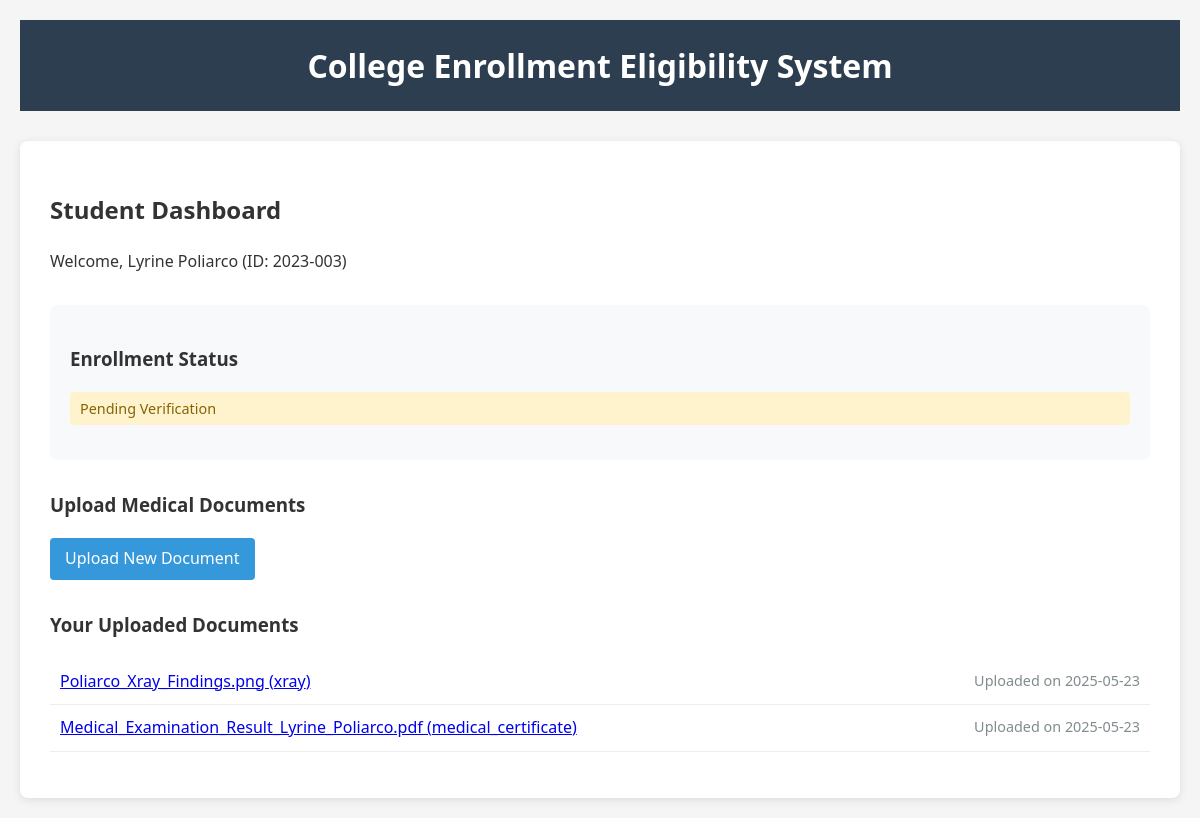
Screenshot of /student/dashboard/2023-003 with the database file from the repository.
### models.py (models this page shows, shortened)
class Student(db.Model):
    id = db.Column(db.Integer, primary_key=True)
    name = db.Column(db.String(100), nullable=False)
    student_id = db.Column(db.String(20), unique=True, nullable=False)
    college_id = db.Column(db.Integer, db.ForeignKey('college.id'), nullable=False)
    is_eligible = db.Column(db.Boolean, default=False)
    physical_exam = db.Column(db.Boolean, default=False)
    vital_signs = db.Column(db.Boolean, default=False)
    vision_test = db.Column(db.Boolean, default=False)
    hearing_test = db.Column(db.Boolean, default=False)
    cbc_test = db.Column(db.Boolean, default=False)
    urinalysis = db.Column(db.Boolean, default=False)
    drug_test = db.Column(db.Boolean, default=False)
    chest_xray = db.Column(db.Boolean, default=False)
    tb_screening = db.Column(db.Boolean, default=False)
    hepatitis_b = db.Column(db.Boolean, default=False)
    mmr = db.Column(db.Boolean, default=False)
    varicella = db.Column(db.Boolean, default=False)
    tdap = db.Column(db.Boolean, default=False)
    meningococcal = db.Column(db.Boolean, default=False)
    covid_vaccine = db.Column(db.Boolean, default=False)
    hiv_test = db.Column(db.Boolean, default=False)

class UploadedFile(db.Model):
    id = db.Column(db.Integer, primary_key=True)
    filename = db.Column(db.String(100), nullable=False)
    filepath = db.Column(db.String(200), nullable=False)
    file_type = db.Column(db.String(50), nullable=False)
    upload_date = db.Column(db.DateTime, default=datetime.utcnow)
    student_id = db.Column(db.Integer, db.ForeignKey('student.id'), nullable=False)
    student = db.relationship('Student', backref='uploaded_files')

### app.py (the view)
@app.route('/student/dashboard/<student_id>')
def student_dashboard(student_id):
    student = Student.query.filter_by(student_id=student_id).first_or_404()
    uploaded_files = UploadedFile.query.filter_by(student_id=student.id).all()
    return render_template('student/dashboard.html', student=student, uploaded_files=uploaded_files)

### templates/student/dashboard.html
{% extends "base.html" %}
{% block content %}
<div class="student-dashboard">
    <div class="dashboard-header">
        <h2>Student Dashboard</h2>
        <p>Welcome, {{ student.name }} (ID: {{ student.student_id }})</p>
    </div>
    <div class="status-card">
        <h3>Enrollment Status</h3>
        <p class="status {% if student.is_eligible %}eligible{% else %}not-eligible{% endif %}">
            {% if student.is_eligible %}Eligible to Enroll{% else %}Pending Verification{% endif %}
        </p>
    </div>
    <div class="upload-section">
        <h3>Upload Medical Documents</h3>
        <a href="{{ url_for('student_upload', student_id=student.student_id) }}" class="btn upload-btn">
            Upload New Document
        </a>
    </div>
    <div class="documents-list">
        <h3>Your Uploaded Documents</h3>
        {% if uploaded_files %}
            <ul>
                {% for file in uploaded_files %}
                <li>
                    <a href="{{ url_for('uploaded_file', filename=file.filename) }}" target="_blank">
                        {{ file.filename }} ({{ file.file_type }})
                    </a>
                    <span class="upload-date">Uploaded on {{ file.upload_date.strftime('%Y-%m-%d') }}</span>
                </li>
                {% endfor %}
            </ul>
        {% else %}
            <p>No documents uploaded yet.</p>
        {% endif %}
    </div>
</div>
{% endblock %}

### static/style.css (style rules this page uses)
body { font-family: 'Segoe UI', Tahoma, Geneva, Verdana, sans-serif; line-height: 1.6; color: #333; background-color: #f5f5f5; margin: 0; padding: 0; }
.btn { display: inline-block; padding: 8px 15px; text-decoration: none; border-radius: 4px; font-weight: 500; transition: all 0.3s ease; border: none; cursor: pointer; }
.status { padding: 5px 10px; border-radius: 4px; font-weight: 500; font-size: 0.9em; }
.status.not-eligible { background-color: #fff3cd; color: #856404; }
.student-dashboard { background-color: white; padding: 30px; border-radius: 8px; box-shadow: 0 2px 10px rgba(0, 0, 0, 0.1); }
.dashboard-header { margin-bottom: 30px; }
.status-card { background-color: #f8f9fa; padding: 20px; border-radius: 8px; margin-bottom: 30px; }
.upload-section { margin-bottom: 30px; }
.btn.upload-btn { background-color: #3498db; color: white; }
.documents-list ul { list-style: none; padding: 0; }
.documents-list li { padding: 10px; border-bottom: 1px solid #eee; display: flex; justify-content: space-between; }
.upload-date { color: #7f8c8d; font-size: 0.9em; }

### rows the page displays
Student: name "Lyrine Poliarco", student_id "2023-003"
UploadedFile: filename "Poliarco_Xray_Findings.png", file_type "xray", upload_date "2025-05-23"
UploadedFile: filename "Medical_Examination_Result_Lyrine_Poliarco.pdf", file_type "medical_certificate", upload_date "2025-05-23"
